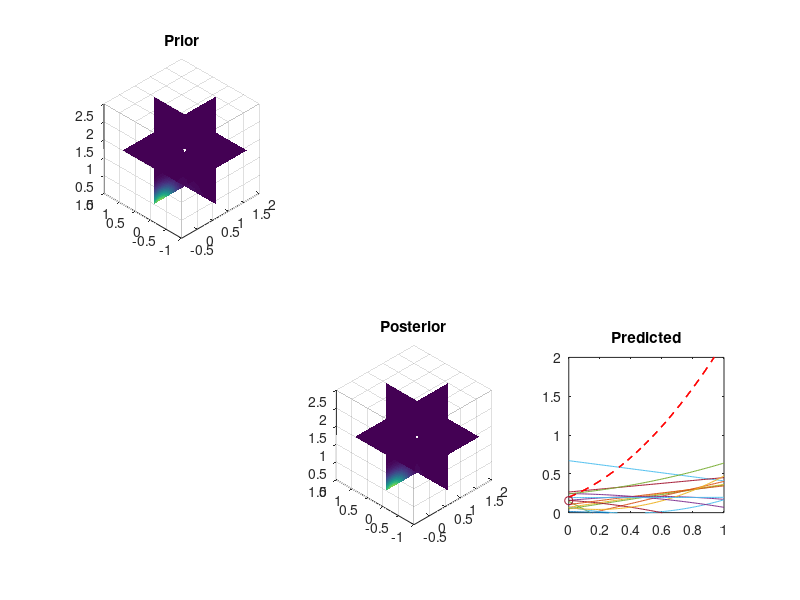

Here is the MATLAB script that generated this plot: (Note: this script raises an error after producing the figure.)
clear; close all;
%% dataset
ns = 20; 
x = linspace(0,1,ns)';
%y = @(x) sin(2*pi*x);
w1 = 0.2 ;w2 = 0.8; w3 = 1.2;
y = @(x) w3*x.^2 + w2*x + w1;
e = .05*randn(size(x));
t = y(x) + e;

%% prior
M = 3;
alpha = .1;
beta = 1/.01;

MuPrior = zeros(1,M)'; SigmaPrior = alpha\eye(M);

phi = @(x)(bsxfun(@power,x,0:M-1)); % Phi function
phix = phi(x); % design matrix
f1 = figure('units','normalized','outerposition',[0 0 1 1]);% f2 = figure('Position',[501 100 500 400]);
pbaspect([1 1 1]);
%f3 = figure;

for i=1:length(t)
    clf;
    if i == 1
        x1 = w1-1:.02:w1+1; x2 = w2-1:.02:w2+1; x3 = w3-1:.02:w3+1;
        [X1,X2,X3] = meshgrid(x1,x2,x3);
        F = mvnpdf([X1(:) X2(:) X3(:)],MuPrior',inv(SigmaPrior));
        F = reshape(F,length(x3),length(x2),length(x1));
        %figure(f2); clf;
        subplot(2,3,1);sl = slice(X1,X2,X3,F,w1,w2,w3); set(sl,'Edgecolor','none'); set(sl,'Edgecolor','none'); view([1 1 -1]);set(gca,'YDir','normal','ZDir','normal'); hold on; plot3(w1,w2,w3,'w+','LineWidth',1.5);
        W = mvnrnd(MuPrior',inv(SigmaPrior),10); pbaspect([1 1 1]); title('Prior'); 
        
        xx = linspace(0,1,100);
        yt = W(:,2)*xx + W(:,1);
        %figure(f1); clf;
        subplot(2,3,6); plot(xx,yt); hold on; plot(xx,y(xx),'r--','LineWidth',1); title('Predicted'); xlim([0 1]); ylim([0 2]);
        pbaspect([1 1 1]); pause;
    end
    
    if i ~= 1
        F = mvnpdf([X1(:) X2(:) X3(:)],MuPost',inv(SigmaPost));
        F = reshape(F,length(x3),length(x2),length(x1));
        %figure(f2); clf;
        subplot(2,3,1); sl1 = slice(X1,X2,X3,F,w1,w2,w3); set(sl1,'Edgecolor','none'); view([1 1 -1]); set(gca,'YDir','normal','ZDir','normal'); hold on; plot3(w1,w2,w3,'w+','LineWidth',1.5);
        pbaspect([1 1 1]);title('Prior');
        %figure(f3); clf;
    end
    
    SigmaPost = SigmaPrior + beta*(phix(1:i,:)'*phix(1:i,:));
    MuPost = SigmaPost\(SigmaPrior\MuPrior + beta*phix(1:i,:)'*t(1:i));
    MuPrior = MuPost;

    W = mvnrnd(MuPost',inv(SigmaPost),10);
    
    xx = linspace(0,1,100);
    yt = W(:,3)*xx.^2 + W(:,2)*xx + W(:,1);
    %figure(f1); clf;
    subplot(2,3,6); plot(xx,yt); hold on; plot(xx,y(xx),'r--','LineWidth',1); hold on; plot(x(1:i),t(1:i),'o'); xlim([0 1]); ylim([0 2]);
    pbaspect([1 1 1]); title('Predicted');
    
    F = mvnpdf([X1(:) X2(:) X3(:)],MuPost',inv(SigmaPost));
    F = reshape(F,length(x3),length(x2),length(x1));
    %figure(f2); clf;
    subplot(2,3,5); sl2 = slice(X1,X2,X3,F,w1,w2,w3); set(sl2,'Edgecolor','none'); view([1 1 -1]); set(gca,'YDir','normal','ZDir','normal'); hold on; plot3(w1,w2,w3,'w+','LineWidth',1.5); 
    pbaspect([1 1 1]);title('Posterior');
    %figure(f3); clf; 
    
    lkhd = [X1(:) X2(:) X3(:)]*phix(i,:)'; lkhd = (sqrt(2*pi)*beta)\gaussmf(lkhd(:),[1 t(i)]);
    lkhd = reshape(lkhd,length(x3),length(x2),length(x1));
    subplot(2,3,4); sl3 = slice(X1,X2,X3,lkhd,w1,w2,w3); set(sl3,'Edgecolor','none'); view([1 1 -1]); set(gca,'YDir','normal','ZDir','normal'); hold on; plot3(w1,w2,w3,'r+','LineWidth',1.5);
    pbaspect([1 1 1]); title('Likelihood'); pause(0.5);
    
    if i == 1
        pause;
    end
end